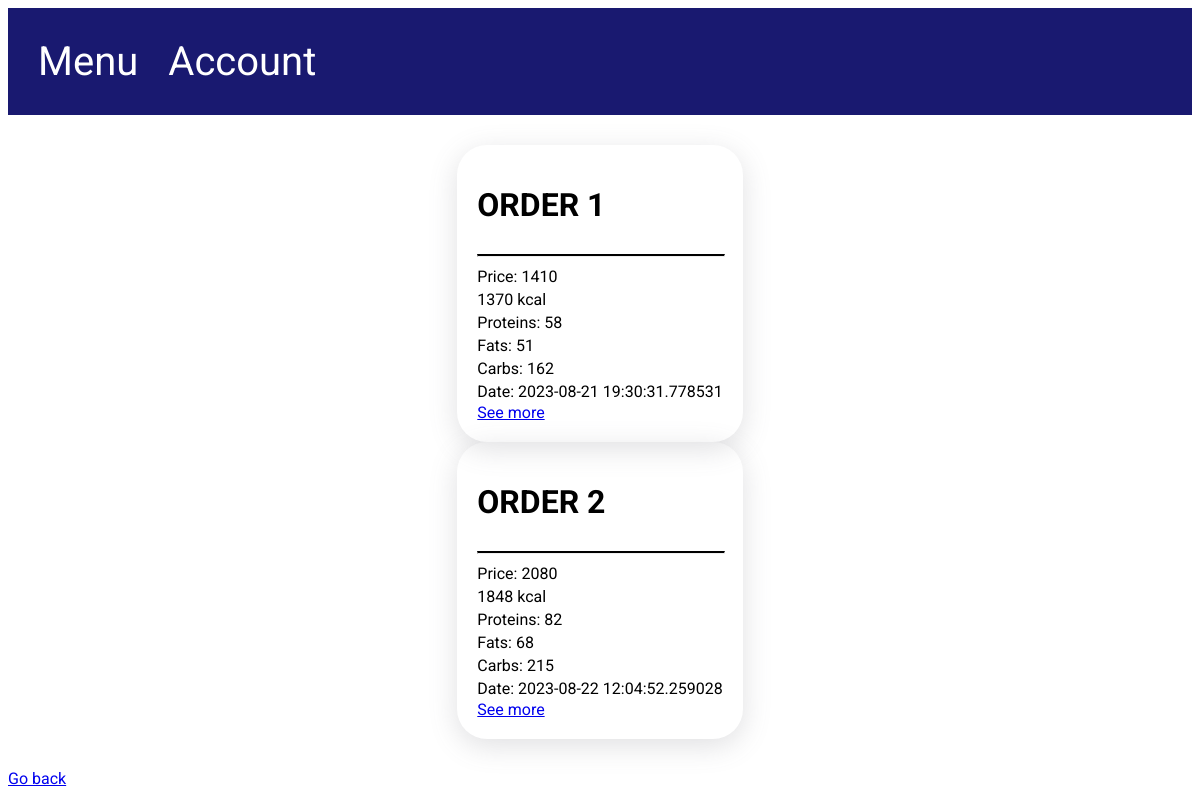
The page /admin/current_orders (signed in) on the database as committed earlier.
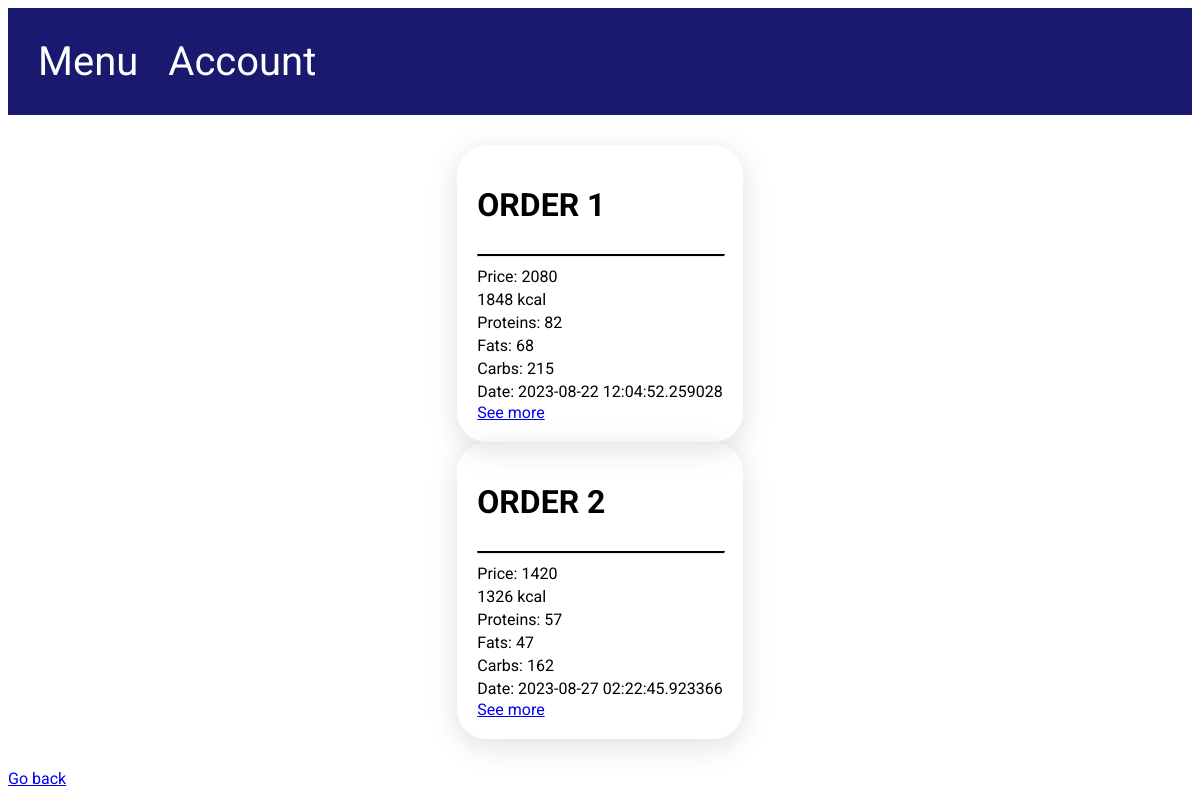
The same page on the database as committed later.
### models.py (models this page shows, shortened)
class UserOrder(Base):
    __tablename__ = "user_order"
    id = Column(Integer, primary_key=True)
    user_id = Column(Integer, ForeignKey("user.id"))
    address_id = Column(Integer, ForeignKey("address.id"))
    order_price = Column(Integer)
    order_kcal = Column(Integer)
    order_proteins = Column(Integer)
    order_fats = Column(Integer)
    order_carbs = Column(Integer)
    comment = Column(String(255))
    order_date = Column(String(120))
    order_rate = Column(Integer)
    order_status = Column(Integer, ForeignKey("status.id"))
    address = relationship("Address", back_populates="user_order")
    user = relationship("User", back_populates="user_order")
    ordered_dish = relationship("OrderedDish", back_populates="user_order")
    status = relationship("Status", back_populates="user_order")

### app.py (the view)
@app.route('/admin/current_orders', methods=['GET'])
def admin_orders():  # Alchemy
    if session.get("user_id") is None:
        return app.redirect("/user/sign_in")
    if session.get("user_type") == 0:
        return app.redirect('/menu', 302)
    database.init_db()
    orders = database.db_session.query(UserOrder).where(UserOrder.order_status == 1)
    return render_template("current_orders.html", orders=orders)

### database.py (called while the page is built)
def init_db():
    import models
    Base.metadata.create_all(bind=engine)

### templates/current_orders.html
{% extends 'base.html' %}
{% block content %}
    <div class="container user_page">
        {% for order in orders %}
            <div class="content-holder orders">
                <h1>ORDER {{ loop.index }}</h1>
                <hr class="line">
                <p>
                    Price: {{ order.order_price }}
                </p>
                <p>
                    {{ order.order_kcal }} kcal
                </p>
                <p>
                    Proteins: {{ order.order_proteins }}
                </p>
                <p>
                    Fats: {{ order.order_fats }}
                </p>
                <p>
                    Carbs: {{ order.order_carbs }}
                </p>
                <p>
                    Date: {{ order.order_date }}
                </p>
                <a href="/admin/current_orders/{{ order.id }}"> See more </a>
            </div>
        {% endfor %}
    </div>
    <a href="/user"> Go back </a>
{% endblock %}

Rows that differ between the two databases and show on the page:
no longer on this page (row edited): UserOrder: order_price "1410", order_kcal "1370", order_proteins "58", order_fats "51", order_carbs "162", order_date "2023-08-21 19:30:31.778531"
added UserOrder: order_price "1420", order_kcal "1326", order_proteins "57", order_fats "47", order_carbs "162", order_date "2023-08-27 02:22:45.923366"
